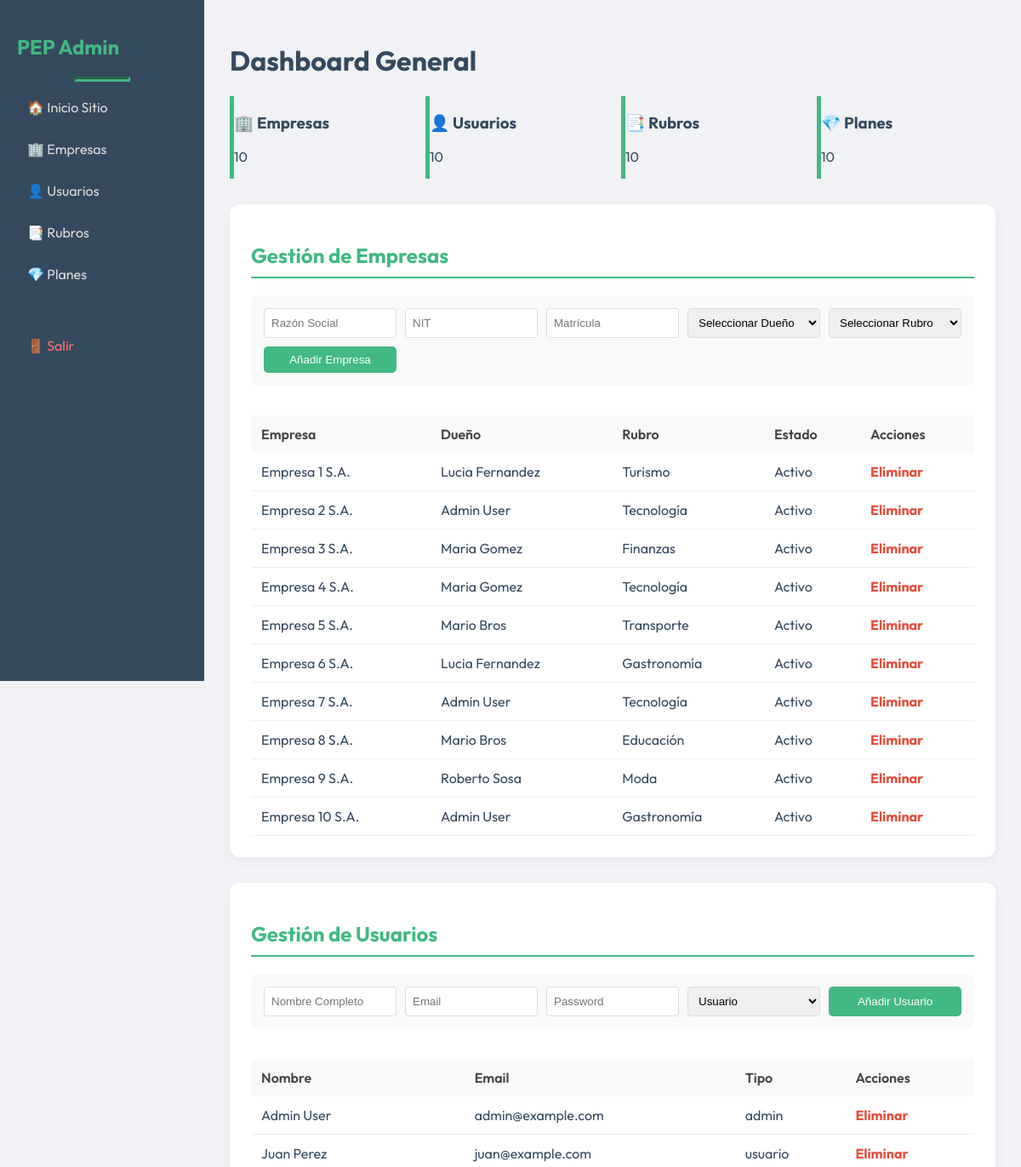
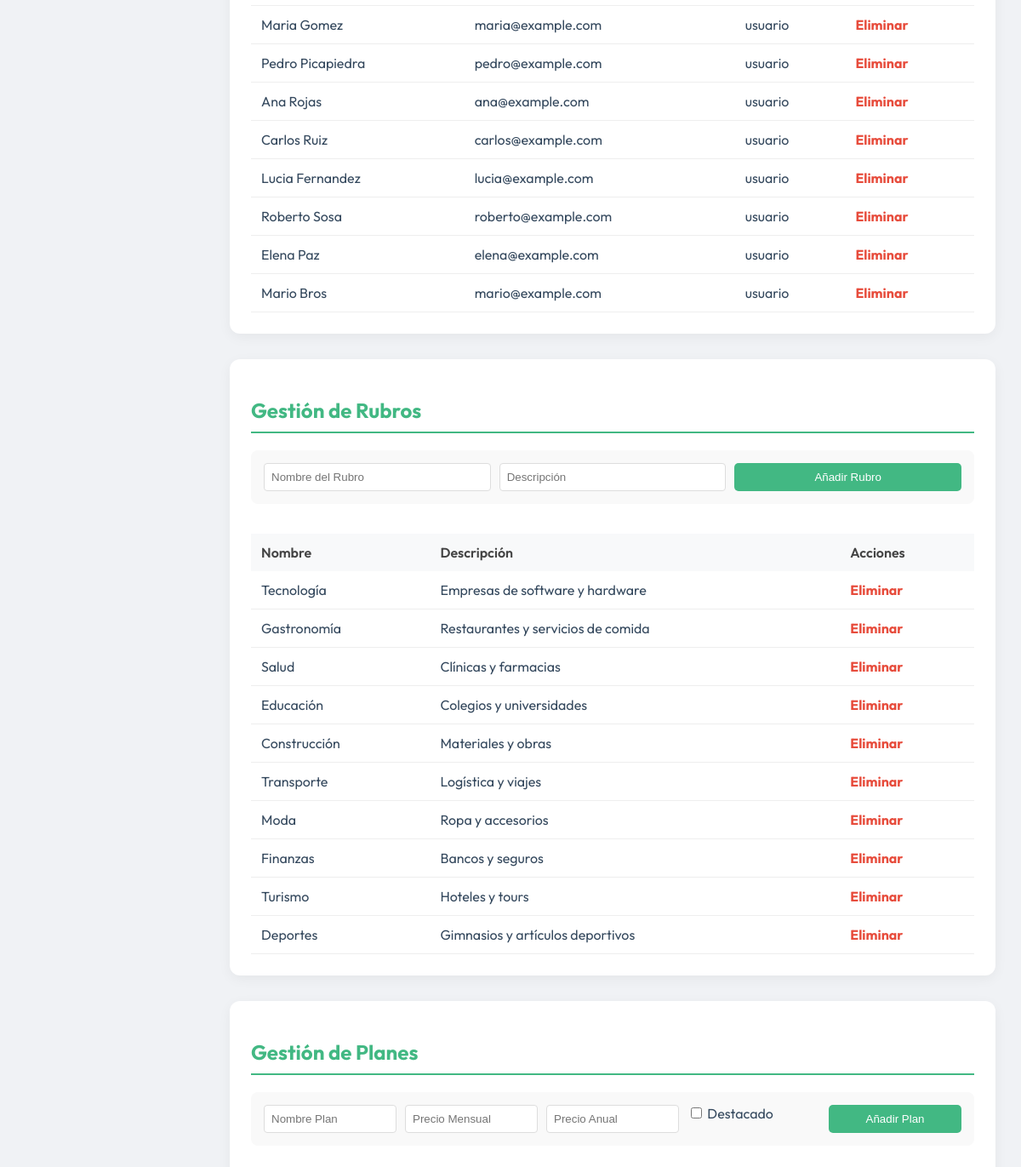
Page /admin (signed in, upper part) on the earlier database version (2 pictures, top to bottom).
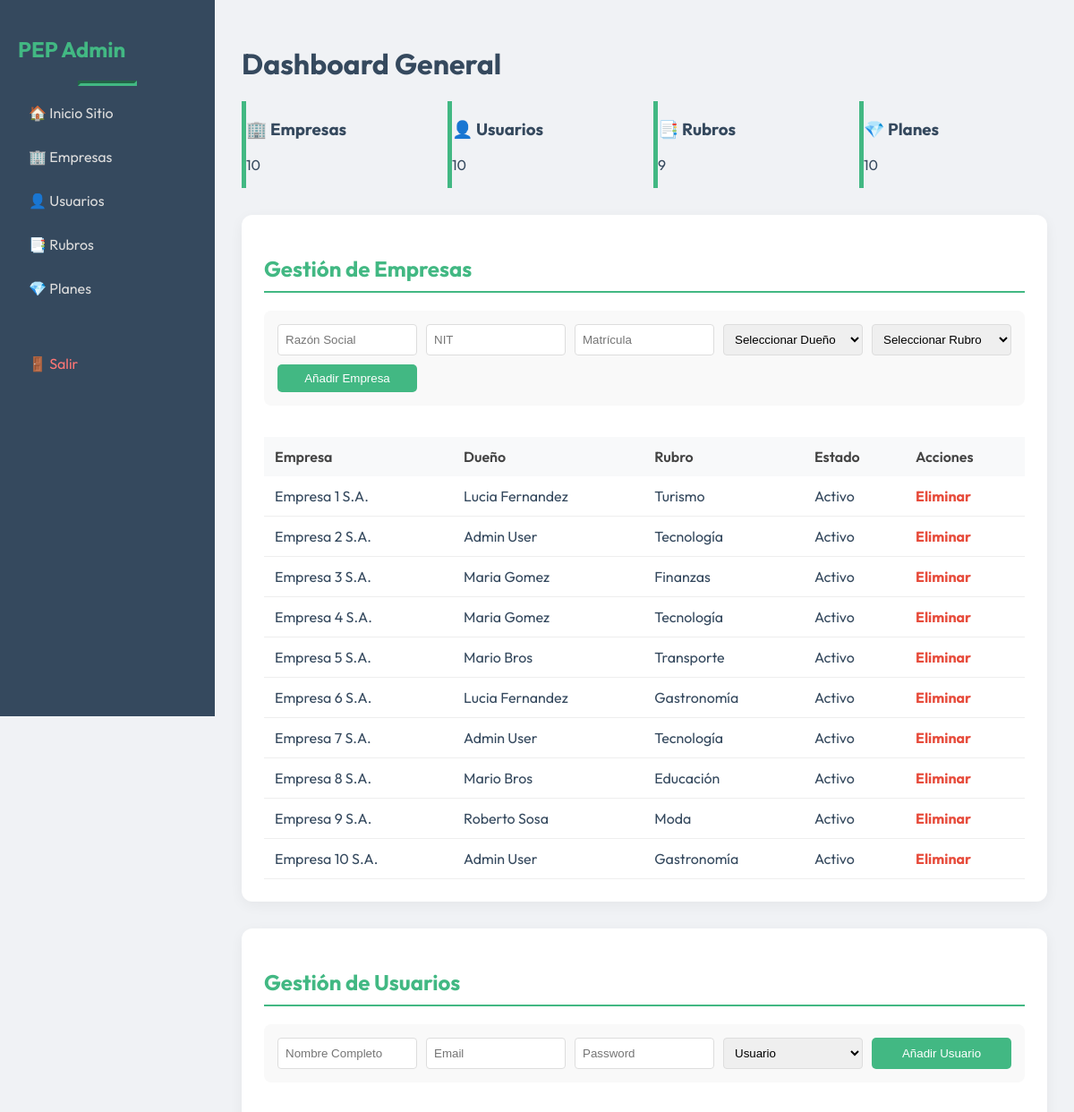
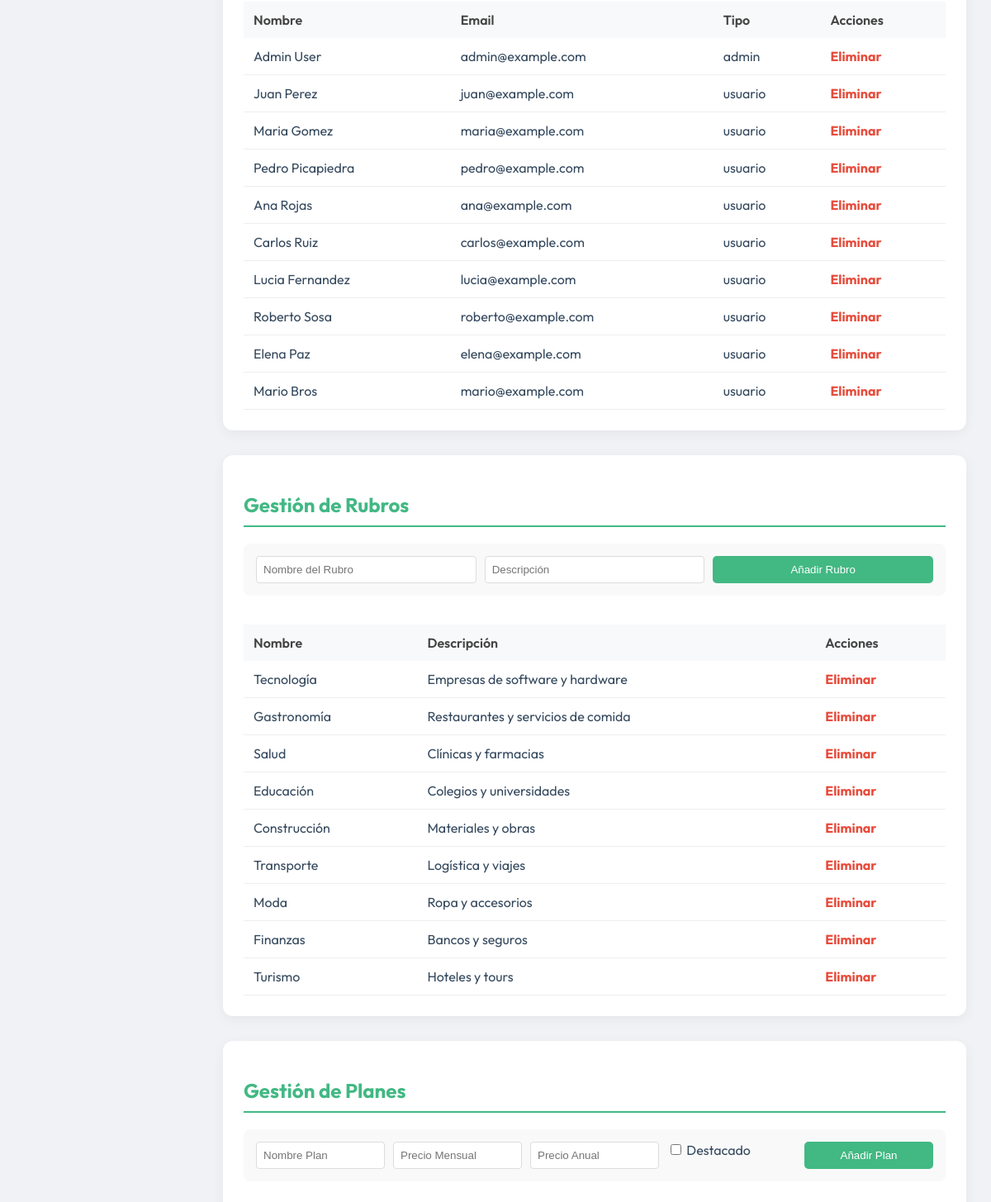
Same page on the later database version (2 pictures, top to bottom).
### tables this page shows
CREATE TABLE empresas (
            id INTEGER PRIMARY KEY AUTOINCREMENT,
            usuario_id INTEGER NOT NULL,
            rubro_id INTEGER NOT NULL,
            razon_social TEXT NOT NULL,
            nit TEXT,
            matricula_seprec TEXT,
            latitud REAL,
            longitud REAL,
            whatsapp TEXT,
            sello_verificado INTEGER DEFAULT 0,
            estado TEXT NOT NULL,
            FOREIGN KEY (usuario_id) REFERENCES usuarios(id) ON DELETE CASCADE,
            FOREIGN KEY (rubro_id) REFERENCES rubros(id) ON DELETE RESTRICT
        );

CREATE TABLE usuarios (
            id INTEGER PRIMARY KEY AUTOINCREMENT,
            nombre TEXT NOT NULL,
            email TEXT NOT NULL UNIQUE,
            password_hash TEXT NOT NULL,
            tipo TEXT NOT NULL,
            fecha_registro TEXT NOT NULL
        );

CREATE TABLE rubros (
            id INTEGER PRIMARY KEY AUTOINCREMENT,
            nombre TEXT NOT NULL,
            descripcion TEXT
        );

### app.py (the view)
@app.route('/admin')
def admin_dashboard():
    if session.get('user_role') != 'admin':
        return redirect(url_for('login'))
    counts = {
        'usuarios': query_db('SELECT COUNT(*) as c FROM usuarios', one=True)['c'],
        'empresas': query_db('SELECT COUNT(*) as c FROM empresas', one=True)['c'],
        'rubros': query_db('SELECT COUNT(*) as c FROM rubros', one=True)['c'],
        'planes': query_db('SELECT COUNT(*) as c FROM planes', one=True)['c']
    }
    all_empresas = query_db('''
        SELECT e.*, r.nombre as rubro_nombre, u.nombre as usuario_nombre
        FROM empresas e
        LEFT JOIN rubros r ON e.rubro_id = r.id
        LEFT JOIN usuarios u ON e.usuario_id = u.id
    ''')
    all_usuarios = query_db('SELECT * FROM usuarios')
    all_rubros = query_db('SELECT * FROM rubros')
    all_planes = query_db('SELECT * FROM planes')
    return render_template('admin.html',
                         counts=counts,
                         empresas=all_empresas,
                         usuarios=all_usuarios,
                         rubros=all_rubros,
                         planes=all_planes)

### app.py (called while the page is built)
def get_db():
    db = getattr(g, '_database', None)
    if db is None:
        db = g._database = sqlite3.connect(DATABASE)
        db.row_factory = sqlite3.Row
    return db

@app.teardown_appcontext
def close_connection(exception):
    db = getattr(g, '_database', None)
    if db is not None:
        db.close()

def query_db(query, args=(), one=False):
    cur = get_db().execute(query, args)
    rv = cur.fetchall()
    cur.close()
    return (rv[0] if rv else None) if one else rv

### templates/admin.html (shortened to what this page needs)
<!DOCTYPE html>
<html lang="es">
<head>
    <link rel="stylesheet" href="{{ url_for('static', filename='css/vue-theme.css') }}">
</head>
<body>
    <div class="sidebar">
        <h2 style="color: var(--vue-green)">PEP Admin</h2>
        <hr style="border-color: rgba(255,255,255,0.1)">
        <a href="/"><span>🏠 Inicio Sitio</span></a>
        <a href="#sec-empresas"><span>🏢 Empresas</span></a>
        <a href="#sec-usuarios"><span>👤 Usuarios</span></a>
        <a href="#sec-rubros"><span>📑 Rubros</span></a>
        <a href="#sec-planes"><span>💎 Planes</span></a>
        <a href="{{ url_for('logout') }}" style="margin-top: 40px; color: #ff7675;"><span>🚪 Salir</span></a>
    </div>
    <div class="main-content">
        <h1>Dashboard General</h1>
        <div class="grid-stats">
            <div class="stat-card"><h3>🏢 Empresas</h3><p>{{ counts.empresas }}</p></div>
            <div class="stat-card"><h3>👤 Usuarios</h3><p>{{ counts.usuarios }}</p></div>
            <div class="stat-card"><h3>📑 Rubros</h3><p>{{ counts.rubros }}</p></div>
            <div class="stat-card"><h3>💎 Planes</h3><p>{{ counts.planes }}</p></div>
        </div>
        <div class="section-card" id="sec-empresas">
            <h2 class="vue-text-green">Gestión de Empresas</h2>
            <form class="form-inline" action="{{ url_for('add_empresa') }}" method="POST">
                <input type="text" name="razon_social" placeholder="Razón Social" required>
                <input type="text" name="nit" placeholder="NIT" required>
                <input type="text" name="matricula" placeholder="Matrícula" required>
                <select name="usuario_id">
                    <option value="">Seleccionar Dueño</option>
                </select>
                <select name="rubro_id">
                    <option value="">Seleccionar Rubro</option>
                </select>
                <button type="submit" class="btn-add">Añadir Empresa</button>
            </form>
            <div class="table-container">
                <table>
                    <thead>
                        <tr><th>Empresa</th><th>Dueño</th><th>Rubro</th><th>Estado</th><th>Acciones</th></tr>
                    </thead>
                    <tbody>
                        {% for e in empresas %}
                        <tr>
                            <td>{{ e.razon_social }}</td>
                            <td>{{ e.usuario_nombre }}</td>
                            <td>{{ e.rubro_nombre }}</td>
                            <td>{{ e.estado }}</td>
                            <td><a href="{{ url_for('delete_empresa', id=e.id) }}" class="btn-del">Eliminar</a></td>
                        </tr>
                        {% endfor %}
                    </tbody>
                </table>
            </div>
        </div>
        <div class="section-card" id="sec-usuarios">
            <h2 class="vue-text-green">Gestión de Usuarios</h2>
            <form class="form-inline" action="{{ url_for('add_usuario') }}" method="POST">
                <input type="text" name="nombre" placeholder="Nombre Completo" required>
                <input type="email" name="email" placeholder="Email" required>
                <input type="password" name="password" placeholder="Password" required>
                <select name="tipo">
                    <option value="usuario">Usuario</option>
                </select>
                <button type="submit" class="btn-add">Añadir Usuario</button>
            </form>
            <div class="table-container">
                <table>
                    <thead>
                        <tr><th>Nombre</th><th>Email</th><th>Tipo</th><th>Acciones</th></tr>
                    </thead>
                    <tbody>
                        {% for u in usuarios %}
                        <tr>
                            <td>{{ u.nombre }}</td>
                            <td>{{ u.email }}</td>
                            <td>{{ u.tipo }}</td>
                            <td><a href="{{ url_for('delete_usuario', id=u.id) }}" class="btn-del">Eliminar</a></td>
                        </tr>
                        {% endfor %}
                    </tbody>
                </table>
            </div>
        </div>
        <div class="section-card" id="sec-rubros">
            <h2 class="vue-text-green">Gestión de Rubros</h2>
            <form class="form-inline" action="{{ url_for('add_rubro') }}" method="POST">
                <input type="text" name="nombre" placeholder="Nombre del Rubro" required>
                <input type="text" name="descripcion" placeholder="Descripción">
                <button type="submit" class="btn-add">Añadir Rubro</button>
            </form>
            <div class="table-container">
                <table>
                    <thead>
                        <tr><th>Nombre</th><th>Descripción</th><th>Acciones</th></tr>
                    </thead>
                    <tbody>
                        {% for r in rubros %}
                        <tr>
                            <td>{{ r.nombre }}</td>
                            <td>{{ r.descripcion }}</td>
                            <td><a href="{{ url_for('delete_rubro', id=r.id) }}" class="btn-del">Eliminar</a></td>
                        </tr>
                        {% endfor %}
                    </tbody>
                </table>
            </div>
        </div>
        <div class="section-card" id="sec-planes">
            <h2 class="vue-text-green">Gestión de Planes</h2>
            <form class="form-inline" action="{{ url_for('add_plan') }}" method="POST">
                <input type="text" name="nombre" placeholder="Nombre Plan" required>
                <input type="number" name="precio_m" placeholder="Precio Mensual" step="0.01" required>
                <input type="number" name="precio_a" placeholder="Precio Anual" step="0.01" required>
                <label><input type="checkbox" name="destacado" value="1"> Destacado</label>
                <button type="submit" class="btn-add">Añadir Plan</button>
            </form>
            <div class="table-container">
            </div>
        </div>
    </div>
</body>
</html>

### static/css/vue-theme.css (style rules this page uses)
:root { --vue-green: #42b883; --vue-dark: #35495e; --vue-bg: #1a1a1a; --vue-text: #ffffff; --vue-accent: #3eaf7c; }
body { font-family: 'Outfit', sans-serif; color: var(--vue-dark); }
.vue-text-green { color: var(--vue-green); }
hr { border-color: var(--vue-green) !important; width: 60px; border-width: 3px; }
.stat-card { border-left: 5px solid var(--vue-green); }
table { width: 100%; border-collapse: collapse; }
th { background: var(--vue-dark); color: white; text-align: left; padding: 15px; }
td { padding: 15px; border-bottom: 1px solid #eee; }

### templates/admin.html (style rules this page uses)
:root { --sidebar-width: 240px; }
body { background: #f0f2f5; margin: 0; display: flex; flex-direction: column; }
.sidebar { width: var(--sidebar-width); background: var(--vue-dark); color: white; height: 100vh; position: fixed; padding: 20px; box-sizing: border-box; z-index: 100; transition: 0.3s; }
.main-content { margin-left: var(--sidebar-width); flex-grow: 1; padding: 30px; box-sizing: border-box; transition: 0.3s; }
.table-container { width: 100%; overflow-x: auto; -webkit-overflow-scrolling: touch; }
.section-card { background: white; border-radius: 12px; padding: 25px; margin-bottom: 30px; box-shadow: 0 4px 15px rgba(0,0,0,0.05); scroll-margin-top: 80px; }
h2.vue-text-green { border-bottom: 2px solid var(--vue-green); padding-bottom: 10px; margin-bottom: 20px; }
.grid-stats { display: grid; grid-template-columns: repeat(auto-fit, minmax(200px, 1fr)); gap: 20px; margin-bottom: 30px; }
table { width: 100%; border-collapse: collapse; margin-top: 15px; }
th { background: #f8f9fa; text-align: left; padding: 12px; font-weight: 600; color: #444; }
td { padding: 12px; border-bottom: 1px solid #eee; }
.btn-del { color: #e74c3c; font-weight: bold; text-decoration: none; }
.btn-add { background: var(--vue-green); color: white; border: none; padding: 8px 15px; border-radius: 5px; cursor: pointer; }
.form-inline { display: grid; grid-template-columns: repeat(auto-fit, minmax(150px, 1fr)); gap: 10px; margin-bottom: 20px; background: #f9f9f9; padding: 15px; border-radius: 8px; }
.form-inline input, .form-inline select { padding: 8px; border: 1px solid #ddd; border-radius: 4px; }
.sidebar a { display: block; color: #ddd; text-decoration: none; padding: 12px; border-radius: 6px; margin: 5px 0; transition: 0.3s; }

Differences in the rows shown:
removed rubros: nombre "Deportes", descripcion "Gimnasios y artículos deportivos"
Other differences:
{{ counts.rubros }}: "10" → "9"
